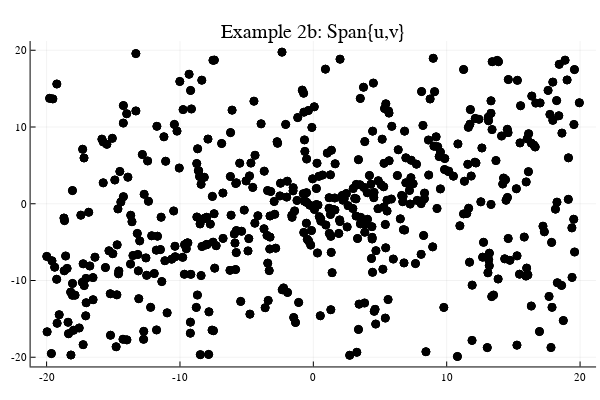

Notebook source saved alongside this figure:
### Code cell
# Example 2b: linear combinations of u,v FINAL POINTS ONLY
using Plots
plotly()
u=[2,-1]; v=[6,4]
NumberOfPoints=500;

a1=rand(-20:20)*rand(); a2=rand(-20:20)*rand()
U=u*a1; V=v*a2;

while abs(U[1]+V[1])>20 || abs(U[2]+V[2])>20
   a1=rand(-20:20)*rand()
    a2=rand(-20:20)*rand()
    U=u*a1 
    V=v*a2
    
end
p=plot(title="Example 2b: Span{u,v}", legend=false)
scatter!([U[1]+V[1], U[1]+V[1]],[U[2]+V[2],U[2]+V[2]], markercolor="black",lims=[-20,20])

if NumberOfPoints>1
    for n = 2:NumberOfPoints
        a1=rand(-20:20)*rand(); a2=rand(-20:20)*rand()
        U=u*a1; V=v*a2; 
        while abs(U[1]+V[1])>20 || abs(U[2]+V[2])>20
            a1=rand(-20:20)*rand()
            a2=rand(-20:20)*rand()
            U=u*a1 
            V=v*a2
        end
        scatter!([U[1]+V[1], U[1]+V[1]],[U[2]+V[2],U[2]+V[2]], markercolor="black")
    end
end
display(p)
